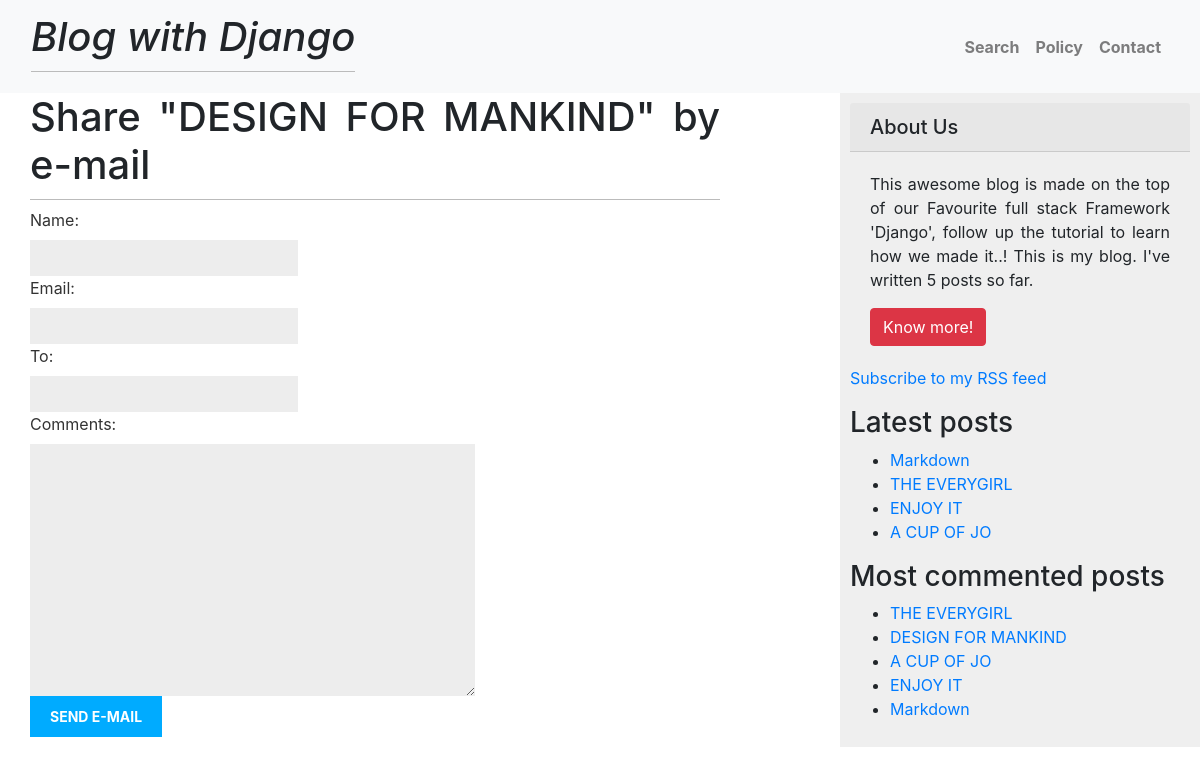
Screenshot of /blog/1/share/ with the database file from the repository.
### blog/models.py (models this page shows)
class Post(models.Model):
    STATUS_CHOICES = (
    ('draft', 'Draft'),
    ('published', 'Published'),
                        )
    title = models.CharField(max_length=250)
    slug = models.SlugField(max_length=250, unique_for_date='publish')
    author = models.ForeignKey(User, on_delete=models.CASCADE, related_name='blog_posts')
    body = models.TextField()
    publish = models.DateTimeField(default=timezone.now)
    created = models.DateTimeField(auto_now_add=True)
    updated = models.DateTimeField(auto_now=True)
    status = models.CharField(max_length=10, choices=STATUS_CHOICES, default='draft')
    objects = models.Manager()  # The default manager.
    published = PublishedManager()  # Our custom manager.
    tags = TaggableManager()
    def get_absolute_url(self):
        return reverse('blog:post_detail',
                       args=[self.publish.year,
                             self.publish.month,
                             self.publish.day,
                             self.slug])
    class Meta:
        ordering = ('-publish',)

### blog/views.py (the view)
@csrf_protect
def post_share(request, post_id):
    post = get_object_or_404(Post, id=post_id, status='published')
    sent = False
    if request.method == 'POST':
        form = EmailPostForm(request.POST)
        if form.is_valid():
            cd = form.cleaned_data
            post_url = request.build_absolute_uri(
                post.get_absolute_url())
            subject = '{} ({}) recommends you reading "{}"'.format(cd['name'], cd['email'], post.title)
            message = 'Read "{}" at {}\n\n{}\'s comments: {}'.format(post.title, post_url, cd['name'], cd['comments'])
            send_mail(subject, message, 'admin@myblog.com',
                      [cd['to']])
            sent = True
    else:
        form = EmailPostForm()
    return render(request, 'blog/post/share.html', {'post': post,
                                                    'form': form,
                                                    'sent': sent})

### blog/forms.py
class EmailPostForm(forms.Form):
    name = forms.CharField(max_length=25)
    email = forms.EmailField()
    to = forms.EmailField()
    comments = forms.CharField(required=False, widget=forms.Textarea)

### blog/models.py (called while the page is built)
    def get_queryset(self):
        return super(PublishedManager, self).get_queryset()\
.filter(status='published')

### blog/templatetags/blog_tags.py (called while the page is built)
@register.simple_tag
def total_posts():
    return Post.published.count()

@register.inclusion_tag('blog/post/latest_posts.html')
def show_latest_posts(count=5):
    latest_posts = Post.published.order_by('-publish')[:count]
    return {'latest_posts': latest_posts}

@register.simple_tag
def get_most_commented_posts(count=5):
    return Post.published.annotate(
                total_comments=Count('comments')
            ).order_by('-total_comments')[:count]

### blog/templates/blog/post/share.html (shortened to what this page needs)
{% extends "blog/base.html" %}
{% block content %}
{% if sent %}
<h1>E-mail successfully sent</h1>
<p>
"{{ post.title }}" was successfully sent to {{ form.cleaned_data.to }}.
</p>
{% else %}
<h1>Share "{{ post.title }}" by e-mail</h1>
<form action="." method="post">
{% for field in form %}
<div>
{{ field.label_tag }} {{ field }}
</div>
{% endfor %}
<input type="submit" value="Send e-mail">
</form>
{% endif %}
{% endblock %}

### blog/templates/blog/base.html (shortened to what this page needs)
{% load blog_tags %}
{% load static %}
<!DOCTYPE html>
<html>
<head>
<link href="{% static "css/blog.css" %}" rel="stylesheet">
<link rel="stylesheet" href="https://maxcdn.bootstrapcdn.com/bootstrap/4.0.0/css/bootstrap.min.css"
 />
</head>
<body>
        <nav class="navbar navbar-expand-lg navbar-light bg-light shadow" id="mainNav">
            <div class="container-fluid">
                <a class="navbar-brand" ><h1><i>Blog with Django</i></h1> </a>
                <div class="collapse navbar-collapse" id="navbarResponsive">
                    <ul class="navbar-nav ml-auto">
                        <li class="nav-item text-black">
                            <a class="nav-link text-black font-weight-bold" href="{% url "blog:post_search" %}">Search</a>
                        </li>
                        <li class="nav-item text-black">
                            <a class="nav-link text-black font-weight-bold" href="#">Policy</a>
                        </li>
                        <li class="nav-item text-black">
                            <a class="nav-link text-black font-weight-bold" href="#">Contact</a>
                        </li>
                    </ul>
                </div>
            </div>
        </nav>
<div id="content" style="text-align: justify ">
{% block content %}
{% endblock %}
</div>
<div id="sidebar">
        <h5 class="card-header">About Us</h5>
    <div class="card-body">
        <p class="card-text" style="text-align: justify "> This awesome blog is made on the top of our Favourite full stack Framework 'Django', follow up the tutorial to learn how we made it..! This is my blog. I've written {% total_posts %} posts so far.</p>
        <a href="https://www.facebook.com/bhumicha"
           class="btn btn-danger">Know more!</a>
    </div>
<p><a href="{% url "blog:post_feed" %}">Subscribe to my RSS feed</a></p>
    <h3>Latest posts</h3>
{% show_latest_posts 4 %}
    <h3>Most commented posts</h3>
{% get_most_commented_posts as most_commented_posts %}
<ul>
{% for post in most_commented_posts %}
<li>
<a href="{{ post.get_absolute_url }}">{{ post.title }}</a>
</li>
{% endfor %}
</ul>
</div>
</body>
</html>

### blog/templates/blog/post/latest_posts.html
<ul>
{% for post in latest_posts %}
  <li>
    <a href="{{ post.get_absolute_url }}">{{ post.title }}</a>
  </li>
{% endfor %}
</ul>

### blog/static/css/blog.css (style rules this page uses)
body { margin:0; padding:0; font-family:helvetica, sans-serif; }
a { color:#00abff; text-decoration:none; }
h1 { font-weight:normal; border-bottom:1px solid #bbb; padding:0 0 10px 0; }
#content { float:left; width:60%; padding:0 0 0 30px; text-align: justify; }
#sidebar { float:right; width:30%; padding:10px; background:#efefef; height:100%; }
label { float:left; clear:both; color:#333; margin-bottom:4px; }
input, textarea { clear:both; float:left; margin:0 0 10px; background:#ededed; border:0; padding:6px 10px; font-size:12px; }
input[type=submit] { font-weight:bold; background:#00abff; color:#fff; padding:10px 20px; font-size:14px; text-transform:uppercase; }

### rows the page displays
Post: title "DESIGN FOR MANKIND"
Post: title "Markdown"
Post: title "THE EVERYGIRL"
Post: title "ENJOY IT"
Post: title "A CUP OF JO"

### other values shown
{{ field.label_tag }} "Name:" "Email:" "To:" "Comments:"
